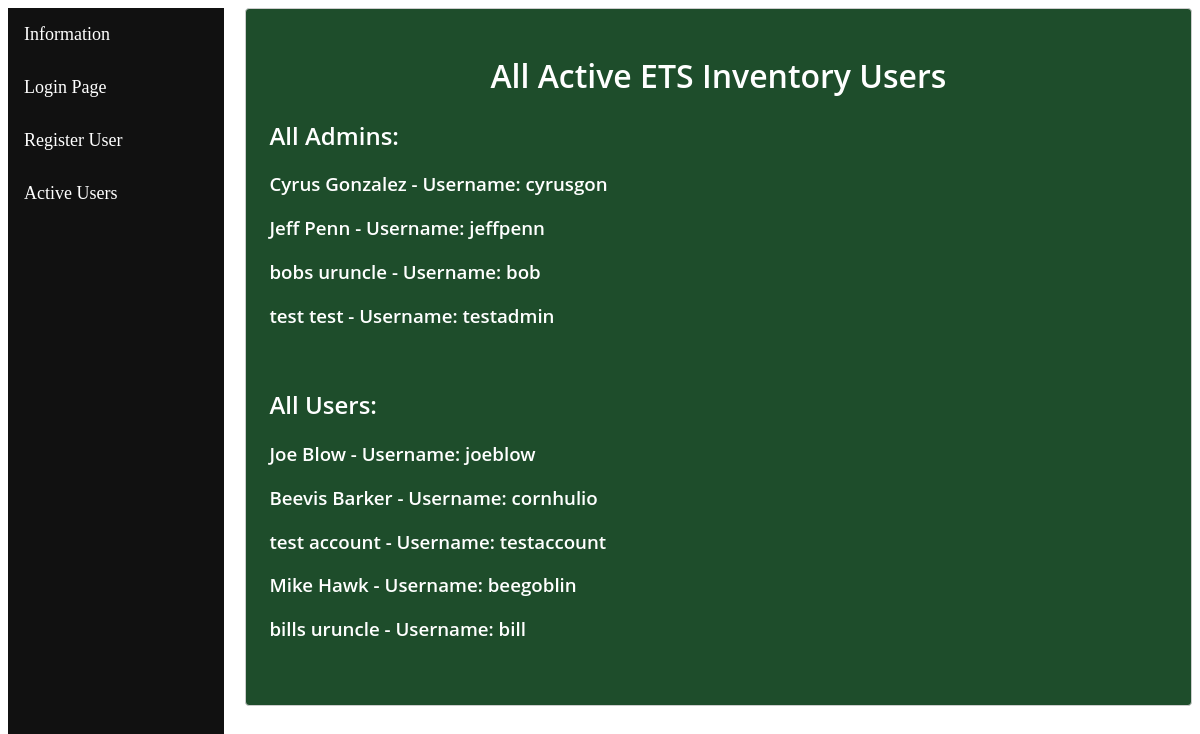
/accounts/users/, run on an earlier commit of the app's database.
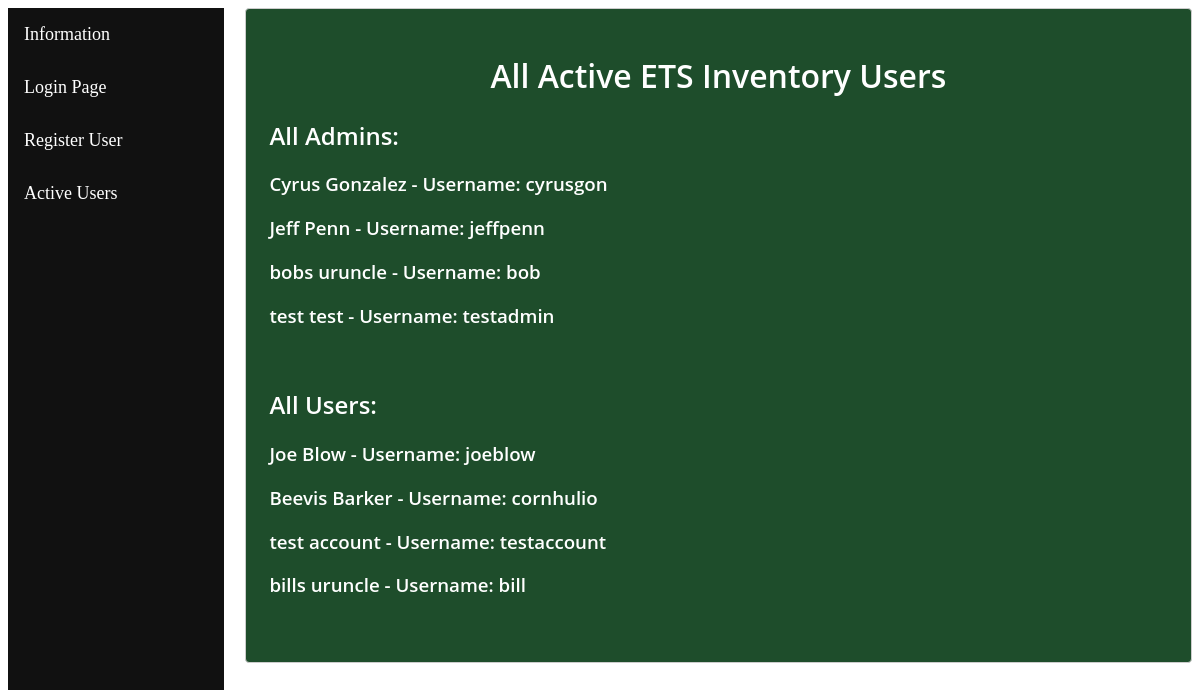
And on a later commit of the database.
### accounts/models.py (models this page shows)
class CustomUser(AbstractBaseUser, PermissionsMixin):
	username = models.CharField(_('username'), max_length=150, unique=True, null=True)
	email = models.EmailField(_('email'), max_length=255, unique=True, null=True)
	first_name = models.CharField(_('first name'), max_length=30, blank=True)
	last_name = models.CharField(_('last name'), max_length=150, blank=True)
	regcode = models.BigIntegerField(_('regcode'))
	objects = CustomUserManager()
	USERNAME_FIELD = 'username'
	REQUIRED_FIELDS = ['email','first_name','last_name', 'regcode']
	is_active = models.BooleanField(_('active'), default=True,)
	is_staff = models.BooleanField(_('staff status'), default=False,)
	is_superuser = models.BooleanField(_('super status'), default=False,)
	is_supervisor = models.BooleanField(_('supervisor'), default=False,)
	def __str__(self):
		return self.first_name + " " + self.last_name + " - Username: " + self.username

### accounts/views.py (the view)
# urls.py: path("users/", views.users, name='users'),
def users(request):
	showusers = CustomUser.objects.all
	return render(request, 'users.html',{'allusers':showusers})

### accounts/templates/users.html
{% extends "baseauth.html" %}
{% block content %}
<h1>All Active ETS Inventory Users</h1>
<h2>All Admins:</h2>
{% for item in allusers %}
	{% if item.is_supervisor %}
		<h3>{{ item }}</h3>
	{% endif %}
{% endfor %}
<br/>
<h2>All Users:</h2>
{% for item in allusers %}
	{% if not item.is_supervisor %}
		<h3>{{ item }}</h3>
	{% endif %}
{% endfor %}
<br/>
{% endblock content %}

What changed in the data, as far as the page shows it:
removed CustomUser: first_name+last_name+username "Mike Hawk - Username: beegoblin", shown under "All Users:"
